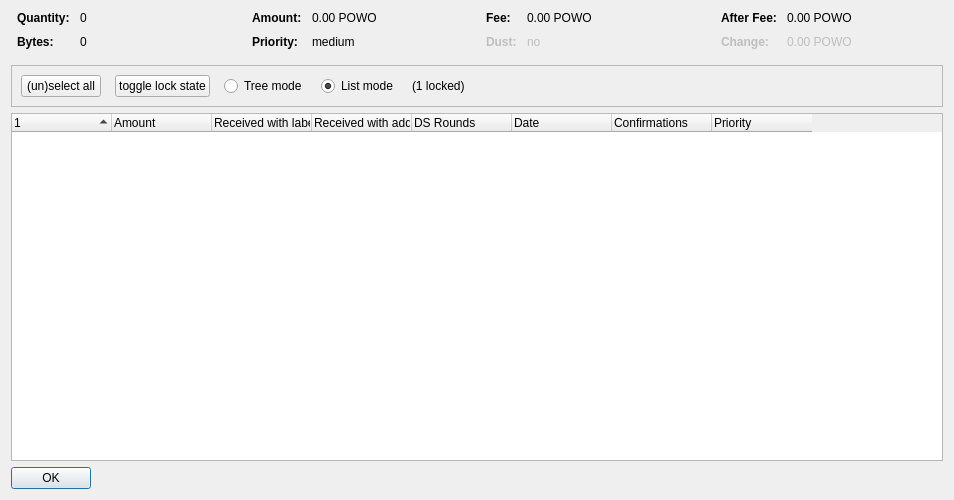
<?xml version="1.0" encoding="UTF-8"?>
<ui version="4.0">
 <class>CoinControlDialog</class>
 <widget class="QDialog" name="CoinControlDialog">
  <property name="geometry">
   <rect>
    <x>0</x>
    <y>0</y>
    <width>954</width>
    <height>500</height>
   </rect>
  </property>
  <property name="windowTitle">
   <string>Coin Selection</string>
  </property>
  <layout class="QVBoxLayout" name="verticalLayout">
   <item>
    <layout class="QHBoxLayout" name="horizontalLayoutTop" stretch="0,0,0,0">
     <property name="topMargin">
      <number>0</number>
     </property>
     <property name="bottomMargin">
      <number>10</number>
     </property>
     <item>
      <layout class="QFormLayout" name="formLayoutCoinControl1">
       <property name="horizontalSpacing">
        <number>10</number>
       </property>
       <property name="verticalSpacing">
        <number>10</number>
       </property>
       <property name="leftMargin">
        <number>6</number>
       </property>
       <property name="rightMargin">
        <number>6</number>
       </property>
       <item row="0" column="0">
        <widget class="QLabel" name="labelCoinControlQuantityText">
         <property name="font">
          <font>
           <weight>75</weight>
           <bold>true</bold>
          </font>
         </property>
         <property name="text">
          <string>Quantity:</string>
         </property>
        </widget>
       </item>
       <item row="0" column="1">
        <widget class="QLabel" name="labelCoinControlQuantity">
         <property name="cursor">
          <cursorShape>IBeamCursor</cursorShape>
         </property>
         <property name="contextMenuPolicy">
          <enum>Qt::ActionsContextMenu</enum>
         </property>
         <property name="text">
          <string notr="true">0</string>
         </property>
         <property name="textInteractionFlags">
          <set>Qt::LinksAccessibleByMouse|Qt::TextSelectableByKeyboard|Qt::TextSelectableByMouse</set>
         </property>
        </widget>
       </item>
       <item row="1" column="0">
        <widget class="QLabel" name="labelCoinControlBytesText">
         <property name="font">
          <font>
           <weight>75</weight>
           <bold>true</bold>
          </font>
         </property>
         <property name="text">
          <string>Bytes:</string>
         </property>
        </widget>
       </item>
       <item row="1" column="1">
        <widget class="QLabel" name="labelCoinControlBytes">
         <property name="cursor">
          <cursorShape>IBeamCursor</cursorShape>
         </property>
         <property name="contextMenuPolicy">
          <enum>Qt::ActionsContextMenu</enum>
         </property>
         <property name="text">
          <string notr="true">0</string>
         </property>
         <property name="textInteractionFlags">
          <set>Qt::LinksAccessibleByMouse|Qt::TextSelectableByKeyboard|Qt::TextSelectableByMouse</set>
         </property>
        </widget>
       </item>
      </layout>
     </item>
     <item>
      <layout class="QFormLayout" name="formLayoutCoinControl2">
       <property name="horizontalSpacing">
        <number>10</number>
       </property>
       <property name="verticalSpacing">
        <number>10</number>
       </property>
       <property name="leftMargin">
        <number>6</number>
       </property>
       <property name="rightMargin">
        <number>6</number>
       </property>
       <item row="0" column="0">
        <widget class="QLabel" name="labelCoinControlAmountText">
         <property name="font">
          <font>
           <weight>75</weight>
           <bold>true</bold>
          </font>
         </property>
         <property name="text">
          <string>Amount:</string>
         </property>
        </widget>
       </item>
       <item row="0" column="1">
        <widget class="QLabel" name="labelCoinControlAmount">
         <property name="cursor">
          <cursorShape>IBeamCursor</cursorShape>
         </property>
         <property name="contextMenuPolicy">
          <enum>Qt::ActionsContextMenu</enum>
         </property>
         <property name="text">
          <string notr="true">0.00 POWO</string>
         </property>
         <property name="textInteractionFlags">
          <set>Qt::LinksAccessibleByMouse|Qt::TextSelectableByKeyboard|Qt::TextSelectableByMouse</set>
         </property>
        </widget>
       </item>
       <item row="1" column="0">
        <widget class="QLabel" name="labelCoinControlPriorityText">
         <property name="font">
          <font>
           <weight>75</weight>
           <bold>true</bold>
          </font>
         </property>
         <property name="text">
          <string>Priority:</string>
         </property>
        </widget>
       </item>
       <item row="1" column="1">
        <widget class="QLabel" name="labelCoinControlPriority">
         <property name="cursor">
          <cursorShape>IBeamCursor</cursorShape>
         </property>
         <property name="contextMenuPolicy">
          <enum>Qt::ActionsContextMenu</enum>
         </property>
         <property name="text">
          <string>medium</string>
         </property>
         <property name="textInteractionFlags">
          <set>Qt::LinksAccessibleByMouse|Qt::TextSelectableByKeyboard|Qt::TextSelectableByMouse</set>
         </property>
        </widget>
       </item>
      </layout>
     </item>
     <item>
      <layout class="QFormLayout" name="formLayoutCoinControl3">
       <property name="horizontalSpacing">
        <number>10</number>
       </property>
       <property name="verticalSpacing">
        <number>10</number>
       </property>
       <property name="leftMargin">
        <number>6</number>
       </property>
       <property name="rightMargin">
        <number>6</number>
       </property>
       <item row="0" column="0">
        <widget class="QLabel" name="labelCoinControlFeeText">
         <property name="font">
          <font>
           <weight>75</weight>
           <bold>true</bold>
          </font>
         </property>
         <property name="text">
          <string>Fee:</string>
         </property>
        </widget>
       </item>
       <item row="0" column="1">
        <widget class="QLabel" name="labelCoinControlFee">
         <property name="cursor">
          <cursorShape>IBeamCursor</cursorShape>
         </property>
         <property name="contextMenuPolicy">
          <enum>Qt::ActionsContextMenu</enum>
         </property>
         <property name="text">
          <string notr="true">0.00 POWO</string>
         </property>
         <property name="textInteractionFlags">
          <set>Qt::LinksAccessibleByMouse|Qt::TextSelectableByKeyboard|Qt::TextSelectableByMouse</set>
         </property>
        </widget>
       </item>
       <item row="1" column="0">
        <widget class="QLabel" name="labelCoinControlLowOutputText">
         <property name="enabled">
          <bool>false</bool>
         </property>
         <property name="font">
          <font>
           <weight>75</weight>
           <bold>true</bold>
          </font>
         </property>
         <property name="text">
          <string>Dust:</string>
         </property>
        </widget>
       </item>
       <item row="1" column="1">
        <widget class="QLabel" name="labelCoinControlLowOutput">
         <property name="enabled">
          <bool>false</bool>
         </property>
         <property name="cursor">
          <cursorShape>IBeamCursor</cursorShape>
         </property>
         <property name="contextMenuPolicy">
          <enum>Qt::ActionsContextMenu</enum>
         </property>
         <property name="text">
          <string>no</string>
         </property>
         <property name="textInteractionFlags">
          <set>Qt::LinksAccessibleByMouse|Qt::TextSelectableByKeyboard|Qt::TextSelectableByMouse</set>
         </property>
        </widget>
       </item>
      </layout>
     </item>
     <item>
      <layout class="QFormLayout" name="formLayoutCoinControl4">
       <property name="horizontalSpacing">
        <number>10</number>
       </property>
       <property name="verticalSpacing">
        <number>10</number>
       </property>
       <property name="leftMargin">
        <number>6</number>
       </property>
       <property name="rightMargin">
        <number>6</number>
       </property>
       <item row="0" column="0">
        <widget class="QLabel" name="labelCoinControlAfterFeeText">
         <property name="font">
          <font>
           <weight>75</weight>
           <bold>true</bold>
          </font>
         </property>
         <property name="text">
          <string>After Fee:</string>
         </property>
        </widget>
       </item>
       <item row="0" column="1">
        <widget class="QLabel" name="labelCoinControlAfterFee">
         <property name="cursor">
          <cursorShape>IBeamCursor</cursorShape>
         </property>
         <property name="contextMenuPolicy">
          <enum>Qt::ActionsContextMenu</enum>
         </property>
         <property name="text">
          <string notr="true">0.00 POWO</string>
         </property>
         <property name="textInteractionFlags">
          <set>Qt::LinksAccessibleByMouse|Qt::TextSelectableByKeyboard|Qt::TextSelectableByMouse</set>
         </property>
        </widget>
       </item>
       <item row="1" column="0">
        <widget class="QLabel" name="labelCoinControlChangeText">
         <property name="enabled">
          <bool>false</bool>
         </property>
         <property name="font">
          <font>
           <weight>75</weight>
           <bold>true</bold>
          </font>
         </property>
         <property name="text">
          <string>Change:</string>
         </property>
        </widget>
       </item>
       <item row="1" column="1">
        <widget class="QLabel" name="labelCoinControlChange">
         <property name="enabled">
          <bool>false</bool>
         </property>
         <property name="cursor">
          <cursorShape>IBeamCursor</cursorShape>
         </property>
         <property name="contextMenuPolicy">
          <enum>Qt::ActionsContextMenu</enum>
         </property>
         <property name="text">
          <string notr="true">0.00 POWO</string>
         </property>
         <property name="textInteractionFlags">
          <set>Qt::LinksAccessibleByMouse|Qt::TextSelectableByKeyboard|Qt::TextSelectableByMouse</set>
         </property>
        </widget>
       </item>
      </layout>
     </item>
    </layout>
   </item>
   <item>
    <widget class="QFrame" name="frame">
     <property name="minimumSize">
      <size>
       <width>0</width>
       <height>40</height>
      </size>
     </property>
     <property name="frameShape">
      <enum>QFrame::StyledPanel</enum>
     </property>
     <property name="frameShadow">
      <enum>QFrame::Sunken</enum>
     </property>
     <layout class="QHBoxLayout" name="horizontalLayout">
      <item>
       <layout class="QHBoxLayout" name="horizontalLayoutPanel" stretch="0,0,0,0,0,0">
        <property name="spacing">
         <number>14</number>
        </property>
        <item>
         <widget class="QPushButton" name="pushButtonSelectAll">
          <property name="sizePolicy">
           <sizepolicy hsizetype="Maximum" vsizetype="Fixed">
            <horstretch>0</horstretch>
            <verstretch>0</verstretch>
           </sizepolicy>
          </property>
          <property name="text">
           <string>(un)select all</string>
          </property>
          <property name="autoDefault">
           <bool>false</bool>
          </property>
         </widget>
        </item>
        <item>
         <widget class="QPushButton" name="pushButtonToggleLock">
          <property name="sizePolicy">
           <sizepolicy hsizetype="Maximum" vsizetype="Fixed">
            <horstretch>0</horstretch>
            <verstretch>0</verstretch>
           </sizepolicy>
          </property>
          <property name="text">
           <string>toggle lock state</string>
          </property>
          <property name="autoDefault">
           <bool>false</bool>
          </property>
         </widget>
        </item>
        <item>
         <widget class="QRadioButton" name="radioTreeMode">
          <property name="sizePolicy">
           <sizepolicy hsizetype="Maximum" vsizetype="Fixed">
            <horstretch>0</horstretch>
            <verstretch>0</verstretch>
           </sizepolicy>
          </property>
          <property name="text">
           <string>Tree mode</string>
          </property>
         </widget>
        </item>
        <item>
         <widget class="QRadioButton" name="radioListMode">
          <property name="sizePolicy">
           <sizepolicy hsizetype="Maximum" vsizetype="Fixed">
            <horstretch>0</horstretch>
            <verstretch>0</verstretch>
           </sizepolicy>
          </property>
          <property name="text">
           <string>List mode</string>
          </property>
          <property name="checked">
           <bool>true</bool>
          </property>
         </widget>
        </item>
        <item>
         <widget class="QLabel" name="labelLocked">
          <property name="text">
           <string>(1 locked)</string>
          </property>
         </widget>
        </item>
        <item>
         <spacer name="horizontalSpacer">
          <property name="orientation">
           <enum>Qt::Horizontal</enum>
          </property>
          <property name="sizeHint" stdset="0">
           <size>
            <width>40</width>
            <height>20</height>
           </size>
          </property>
         </spacer>
        </item>
       </layout>
      </item>
     </layout>
    </widget>
   </item>
   <item>
    <widget class="CoinControlTreeWidget" name="treeWidget">
     <property name="contextMenuPolicy">
      <enum>Qt::CustomContextMenu</enum>
     </property>
     <property name="sortingEnabled">
      <bool>false</bool>
     </property>
     <property name="columnCount">
      <number>8</number>
     </property>
     <attribute name="headerShowSortIndicator" stdset="0">
      <bool>true</bool>
     </attribute>
     <attribute name="headerStretchLastSection">
      <bool>false</bool>
     </attribute>
     <column>
      <property name="text">
       <string/>
      </property>
     </column>
     <column>
      <property name="text">
       <string>Amount</string>
      </property>
     </column>
     <column>
      <property name="text">
       <string>Received with label</string>
      </property>
     </column>
     <column>
      <property name="text">
       <string>Received with address</string>
      </property>
     </column>
     <column>
      <property name="text">
       <string>DS Rounds</string>
      </property>
     </column>
     <column>
      <property name="text">
       <string>Date</string>
      </property>
     </column>
     <column>
      <property name="text">
       <string>Confirmations</string>
      </property>
      <property name="toolTip">
       <string>Confirmed</string>
      </property>
     </column>
     <column>
      <property name="text">
       <string>Priority</string>
      </property>
     </column>
    </widget>
   </item>
   <item>
    <widget class="QDialogButtonBox" name="buttonBox">
     <property name="sizePolicy">
      <sizepolicy hsizetype="Maximum" vsizetype="Fixed">
       <horstretch>0</horstretch>
       <verstretch>0</verstretch>
      </sizepolicy>
     </property>
     <property name="orientation">
      <enum>Qt::Horizontal</enum>
     </property>
     <property name="standardButtons">
      <set>QDialogButtonBox::Ok</set>
     </property>
    </widget>
   </item>
  </layout>
 </widget>
 <customwidgets>
  <customwidget>
   <class>CoinControlTreeWidget</class>
   <extends>QTreeWidget</extends>
   <header>coincontroltreewidget.h</header>
  </customwidget>
 </customwidgets>
 <resources/>
 <connections/>
</ui>
